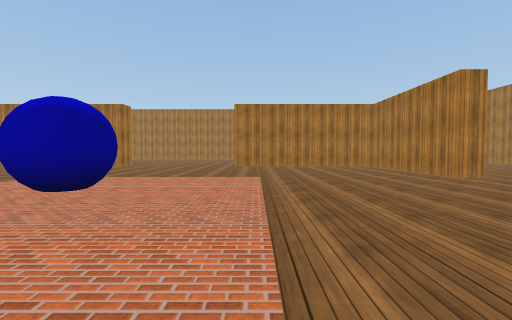
view 1 (above)

12 first-person views from a walk through a Unity game level. The camera is 1.2 m above the floor, tilts 2° down and sees 90° across. The floor is counted in squares, 2 m on a side. Each view is taken from the middle of a square. On the plan, view 1 faces up. The plan holds only what a view shows up to about 9 squares ahead; the rest is blank. Some surface patterns are stand-ins.

view 2
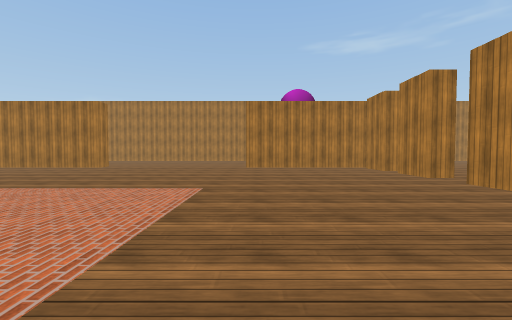

view 3
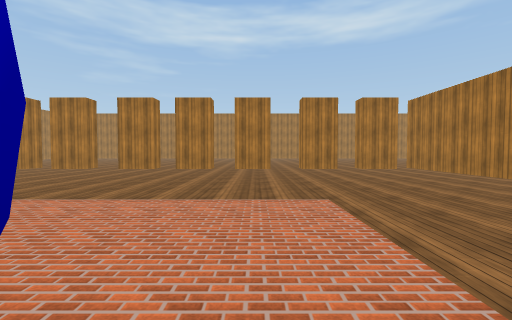

view 4
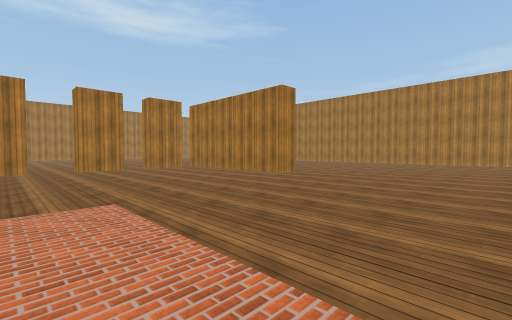

view 5
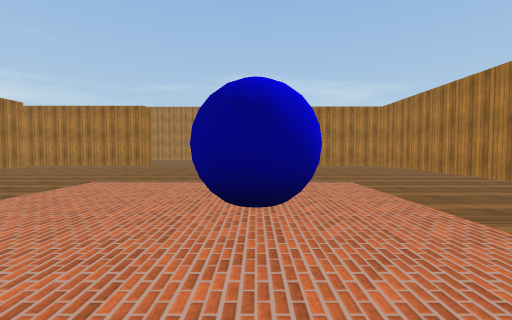

view 6
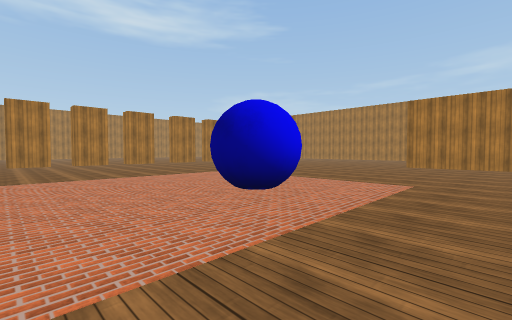

view 7
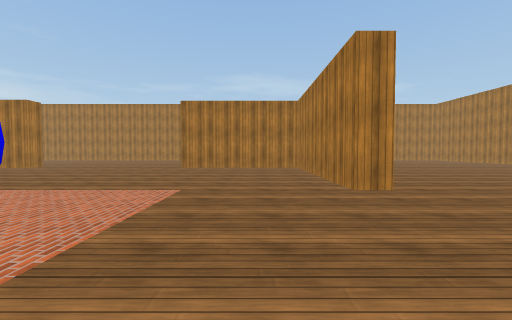

view 8
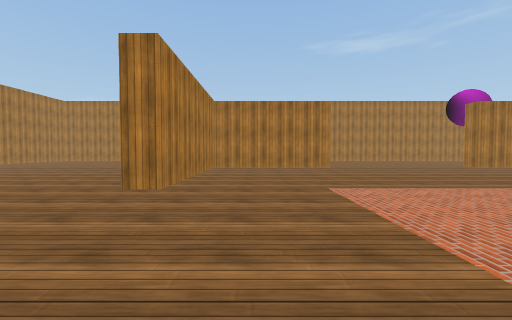

view 9
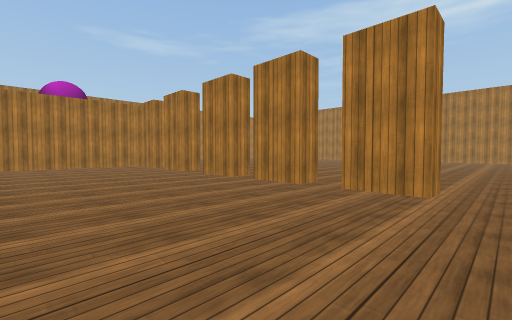

view 10
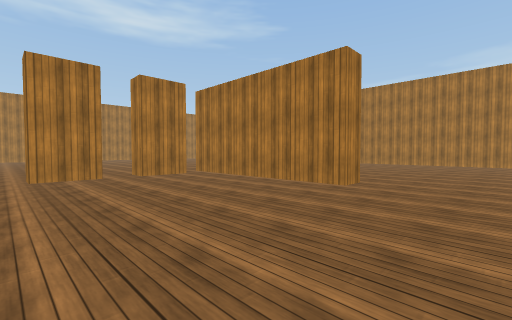

view 11
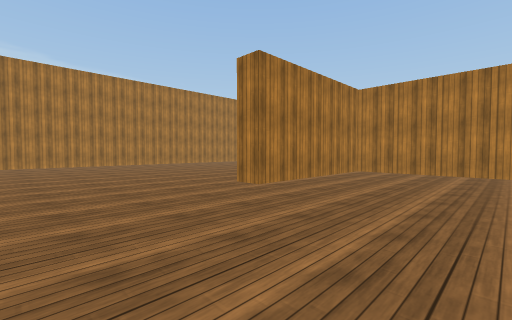

view 12
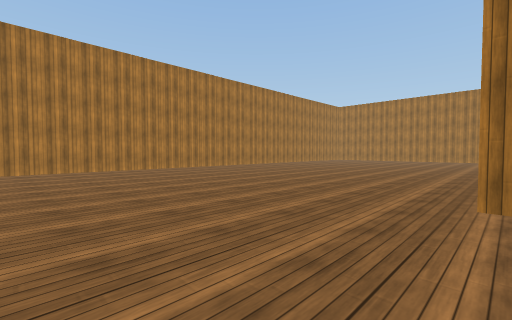

### Floor plan
Points are (right, up) in squares from view 1. A wall is a line through its corners. A room is listed if a view was taken in it or the views show most of it. See-through windows are left out.
Room 1 (views 1, 2, 3, 4, 5, 6, 7, 8, 9, 10, 11, 12)
walls: (-2.7, -3.2) (-1.7, -3.2) (-1.7, -3.8); (-4.4, -3.8) (-4.4, -3.2) (-3.4, -3.2); (-1.1, -3.8) (-1.1, -3.2) (-0.1, -3.2); (-6.4, -3.2) (-5.3, -3.2) (-5.3, -3.8); (-9.1, 0.3) (-8.5, 0.3) (-8.5, -3.8); (-4.2, 8.3) (-8.5, 8.3) (-8.5, 4.8) (-9.2, 4.8); (0.8, -3.8) (0.8, -3.2) (1.9, -3.2); (-8, -3.2) (-7, -3.2) (-7, -3.8); (3.8, 4.8) (3.8, 8.3) (-0.7, 8.3); (2.4, -3.2) (3.5, -3.2); (3.8, -2.4) (3.8, 0.3)
ways out: opening at (-10.7, 3.5); opening at (-4, -3.7); opening at (-2.5, 9.2); opening at (2, -3); opening at (3.2, 3); gap at (-7, -4); gap at (-1, -4)
objects: blue ball (-3, 4)

Where each view was taken, in squares from view 1:
view 1: 0 up, 0 right, facing up
view 2: 0 up, 4 left, facing right
view 3: 4 up, 4 left, facing down
view 4: 4 up, 4 left, facing down-left
view 5: 4 up, 0 right, facing left
view 6: 7 up, 0 right, facing down-left
view 7: 7 up, 1 left, facing left
view 8: 7 up, 4 left, facing right
view 9: 0 up, 5 left, facing down-right
view 10: 2 up, 5 left, facing down-left
view 11: 2 up, 6 left, facing up-left
view 12: 2 up, 9 left, facing up-left
